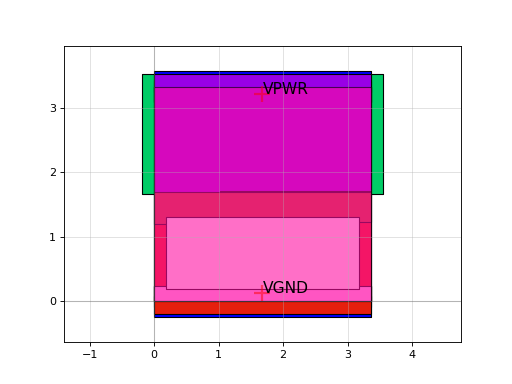

This chart was generated by the following Python code:
import sky130

c = sky130.components.sky130_fd_sc_hs__o41ai_1()
c.plot()
